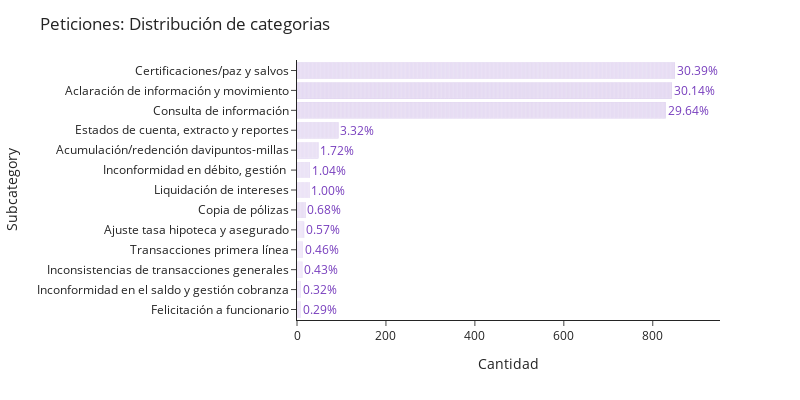

This figure's notebook cell:
### Markdown cell above
### Peticiones

### Code cell
cat = "Peticiones"
fig = plot_bar_percentage(
    df[df["category"] == cat],
    "subcategory",
    title=f"{cat}: Distribución de categorias",
    percentage=99,
)
fig.write_image(PATH_FIGS.joinpath(f"{cat}_subcategory.png"))
fig.show()

### Figure 1 — Plotly figure (JSON) as saved in the notebook; plotly's stock layout.template omitted (floating-point values rounded to 4 significant figures; data arrays with more than 128 entries replaced by an {"elided": "..."} marker saying what was removed)
{"data": [{"alignmentgroup": "True", "hovertemplate": "subcategory=%{y}<br>count=%{x}<extra></extra>", "legendgroup": "Certificaciones/paz y salvos", "marker": {"color": "rgb(129, 75, 196)", "pattern": {"shape": ""}}, "name": "Certificaciones/paz y salvos", "offsetgroup": "Certificaciones/paz y salvos", "orientation": "h", "showlegend": true, "textposition": "auto", "type": "bar", "x": {"elided": "850 int values"}, "xaxis": "x", "y": {"elided": "850 str values"}, "yaxis": "y"}, {"alignmentgroup": "True", "hovertemplate": "subcategory=%{y}<br>count=%{x}<extra></extra>", "legendgroup": "Aclaración de información y movimiento", "marker": {"color": "rgb(119, 61, 189)", "pattern": {"shape": ""}}, "name": "Aclaración de información y movimiento", "offsetgroup": "Aclaración de información y movimiento", "orientation": "h", "showlegend": true, "textposition": "auto", "type": "bar", "x": {"elided": "843 int values"}, "xaxis": "x", "y": {"elided": "843 str values"}, "yaxis": "y"}, {"alignmentgroup": "True", "hovertemplate": "subcategory=%{y}<br>count=%{x}<extra></extra>", "legendgroup": "Consulta de información", "marker": {"color": "rgb(124, 68, 192)", "pattern": {"shape": ""}}, "name": "Consulta de información", "offsetgroup": "Consulta de información", "orientation": "h", "showlegend": true, "textposition": "auto", "type": "bar", "x": {"elided": "829 int values"}, "xaxis": "x", "y": {"elided": "829 str values"}, "yaxis": "y"}, {"alignmentgroup": "True", "hovertemplate": "subcategory=%{y}<br>count=%{x}<extra></extra>", "legendgroup": "Estados de cuenta, extracto y reportes", "marker": {"color": "rgb(134, 82, 199)", "pattern": {"shape": ""}}, "name": "Estados de cuenta, extracto y reportes", "offsetgroup": "Estados de cuenta, extracto y reportes", "orientation": "h", "showlegend": true, "textposition": "auto", "type": "bar", "x": [1, 1, 1, 1, 1, 1, 1, 1, 1, 1, 1, 1, 1, 1, 1, 1, 1, 1, 1, 1, 1, 1, 1, 1, 1, 1, 1, 1, 1, 1, 1, 1, 1, 1, 1, 1, 1, 1, 1, 1, 1, 1, 1, 1, 1, 1, 1, 1, 1, 1, 1, 1, 1, 1, 1, 1, 1, 1, 1, 1, 1, 1, 1, 1, 1, 1, 1, 1, 1, 1, 1, 1, 1, 1, 1, 1, 1, 1, 1, 1, 1, 1, 1, 1, 1, 1, 1, 1, 1, 1, 1, 1, 1], "xaxis": "x", "y": ["Estados de cuenta, extracto y reportes", "Estados de cuenta, extracto y reportes", "Estados de cuenta, extracto y reportes", "Estados de cuenta, extracto y reportes", "Estados de cuenta, extracto y reportes", "Estados de cuenta, extracto y reportes", "Estados de cuenta, extracto y reportes", "Estados de cuenta, extracto y reportes", "Estados de cuenta, extracto y reportes", "Estados de cuenta, extracto y reportes", "Estados de cuenta, extracto y reportes", "Estados de cuenta, extracto y reportes", "Estados de cuenta, extracto y reportes", "Estados de cuenta, extracto y reportes", "Estados de cuenta, extracto y reportes", "Estados de cuenta, extracto y reportes", "Estados de cuenta, extracto y reportes", "Estados de cuenta, extracto y reportes", "Estados de cuenta, extracto y reportes", "Estados de cuenta, extracto y reportes", "Estados de cuenta, extracto y reportes", "Estados de cuenta, extracto y reportes", "Estados de cuenta, extracto y reportes", "Estados de cuenta, extracto y reportes", "Estados de cuenta, extracto y reportes", "Estados de cuenta, extracto y reportes", "Estados de cuenta, extracto y reportes", "Estados de cuenta, extracto y reportes", "Estados de cuenta, extracto y reportes", "Estados de cuenta, extracto y reportes", "Estados de cuenta, extracto y reportes", "Estados de cuenta, extracto y reportes", "Estados de cuenta, extracto y reportes", "Estados de cuenta, extracto y reportes", "Estados de cuenta, extracto y reportes", "Estados de cuenta, extracto y reportes", "Estados de cuenta, extracto y reportes", "Estados de cuenta, extracto y reportes", "Estados de cuenta, extracto y reportes", "Estados de cuenta, extracto y reportes", "Estados de cuenta, extracto y reportes", "Estados de cuenta, extracto y reportes", "Estados de cuenta, extracto y reportes", "Estados de cuenta, extracto y reportes", "Estados de cuenta, extracto y reportes", "Estados de cuenta, extracto y reportes", "Estados de cuenta, extracto y reportes", "Estados de cuenta, extracto y reportes", "Estados de cuenta, extracto y reportes", "Estados de cuenta, extracto y reportes", "Estados de cuenta, extracto y reportes", "Estados de cuenta, extracto y reportes", "Estados de cuenta, extracto y reportes", "Estados de cuenta, extracto y reportes", "Estados de cuenta, extracto y reportes", "Estados de cuenta, extracto y reportes", "Estados de cuenta, extracto y reportes", "Estados de cuenta, extracto y reportes", "Estados de cuenta, extracto y reportes", "Estados de cuenta, extracto y reportes", "Estados de cuenta, extracto y reportes", "Estados de cuenta, extracto y reportes", "Estados de cuenta, extracto y reportes", "Estados de cuenta, extracto y reportes", "Estados de cuenta, extracto y reportes", "Estados de cuenta, extracto y reportes", "Estados de cuenta, extracto y reportes", "Estados de cuenta, extracto y reportes", "Estados de cuenta, extracto y reportes", "Estados de cuenta, extracto y reportes", "Estados de cuenta, extracto y reportes", "Estados de cuenta, extracto y reportes", "Estados de cuenta, extracto y reportes", "Estados de cuenta, extracto y reportes", "Estados de cuenta, extracto y reportes", "Estados de cuenta, extracto y reportes", "Estados de cuenta, extracto y reportes", "Estados de cuenta, extracto y reportes", "Estados de cuenta, extracto y reportes", "Estados de cuenta, extracto y reportes", "Estados de cuenta, extracto y reportes", "Estados de cuenta, extracto y reportes", "Estados de cuenta, extracto y reportes", "Estados de cuenta, extracto y reportes", "Estados de cuenta, extracto y reportes", "Estados de cuenta, extracto y reportes", "Estados de cuenta, extracto y reportes", "Estados de cuenta, extracto y reportes", "Estados de cuenta, extracto y reportes", "Estados de cuenta, extracto y reportes", "Estados de cuenta, extracto y reportes", "Estados de cuenta, extracto y reportes", "Estados de cuenta, extracto y reportes"], "yaxis": "y"}, {"alignmentgroup": "True", "hovertemplate": "subcategory=%{y}<br>count=%{x}<extra></extra>", "legendgroup": "Acumulación/redención davipuntos-millas", "marker": {"color": "rgb(145, 95, 206)", "pattern": {"shape": ""}}, "name": "Acumulación/redención davipuntos-millas", "offsetgroup": "Acumulación/redención davipuntos-millas", "orientation": "h", "showlegend": true, "textposition": "auto", "type": "bar", "x": [1, 1, 1, 1, 1, 1, 1, 1, 1, 1, 1, 1, 1, 1, 1, 1, 1, 1, 1, 1, 1, 1, 1, 1, 1, 1, 1, 1, 1, 1, 1, 1, 1, 1, 1, 1, 1, 1, 1, 1, 1, 1, 1, 1, 1, 1, 1, 1], "xaxis": "x", "y": ["Acumulación/redención davipuntos-millas", "Acumulación/redención davipuntos-millas", "Acumulación/redención davipuntos-millas", "Acumulación/redención davipuntos-millas", "Acumulación/redención davipuntos-millas", "Acumulación/redención davipuntos-millas", "Acumulación/redención davipuntos-millas", "Acumulación/redención davipuntos-millas", "Acumulación/redención davipuntos-millas", "Acumulación/redención davipuntos-millas", "Acumulación/redención davipuntos-millas", "Acumulación/redención davipuntos-millas", "Acumulación/redención davipuntos-millas", "Acumulación/redención davipuntos-millas", "Acumulación/redención davipuntos-millas", "Acumulación/redención davipuntos-millas", "Acumulación/redención davipuntos-millas", "Acumulación/redención davipuntos-millas", "Acumulación/redención davipuntos-millas", "Acumulación/redención davipuntos-millas", "Acumulación/redención davipuntos-millas", "Acumulación/redención davipuntos-millas", "Acumulación/redención davipuntos-millas", "Acumulación/redención davipuntos-millas", "Acumulación/redención davipuntos-millas", "Acumulación/redención davipuntos-millas", "Acumulación/redención davipuntos-millas", "Acumulación/redención davipuntos-millas", "Acumulación/redención davipuntos-millas", "Acumulación/redención davipuntos-millas", "Acumulación/redención davipuntos-millas", "Acumulación/redención davipuntos-millas", "Acumulación/redención davipuntos-millas", "Acumulación/redención davipuntos-millas", "Acumulación/redención davipuntos-millas", "Acumulación/redención davipuntos-millas", "Acumulación/redención davipuntos-millas", "Acumulación/redención davipuntos-millas", "Acumulación/redención davipuntos-millas", "Acumulación/redención davipuntos-millas", "Acumulación/redención davipuntos-millas", "Acumulación/redención davipuntos-millas", "Acumulación/redención davipuntos-millas", "Acumulación/redención davipuntos-millas", "Acumulación/redención davipuntos-millas", "Acumulación/redención davipuntos-millas", "Acumulación/redención davipuntos-millas", "Acumulación/redención davipuntos-millas"], "yaxis": "y"}, {"alignmentgroup": "True", "hovertemplate": "subcategory=%{y}<br>count=%{x}<extra></extra>", "legendgroup": "Inconformidad en débito, gestión ", "marker": {"color": "rgb(150, 102, 210)", "pattern": {"shape": ""}}, "name": "Inconformidad en débito, gestión ", "offsetgroup": "Inconformidad en débito, gestión ", "orientation": "h", "showlegend": true, "textposition": "auto", "type": "bar", "x": [1, 1, 1, 1, 1, 1, 1, 1, 1, 1, 1, 1, 1, 1, 1, 1, 1, 1, 1, 1, 1, 1, 1, 1, 1, 1, 1, 1, 1], "xaxis": "x", "y": ["Inconformidad en débito, gestión ", "Inconformidad en débito, gestión ", "Inconformidad en débito, gestión ", "Inconformidad en débito, gestión ", "Inconformidad en débito, gestión ", "Inconformidad en débito, gestión ", "Inconformidad en débito, gestión ", "Inconformidad en débito, gestión ", "Inconformidad en débito, gestión ", "Inconformidad en débito, gestión ", "Inconformidad en débito, gestión ", "Inconformidad en débito, gestión ", "Inconformidad en débito, gestión ", "Inconformidad en débito, gestión ", "Inconformidad en débito, gestión ", "Inconformidad en débito, gestión ", "Inconformidad en débito, gestión ", "Inconformidad en débito, gestión ", "Inconformidad en débito, gestión ", "Inconformidad en débito, gestión ", "Inconformidad en débito, gestión ", "Inconformidad en débito, gestión ", "Inconformidad en débito, gestión ", "Inconformidad en débito, gestión ", "Inconformidad en débito, gestión ", "Inconformidad en débito, gestión ", "Inconformidad en débito, gestión ", "Inconformidad en débito, gestión ", "Inconformidad en débito, gestión "], "yaxis": "y"}, {"alignmentgroup": "True", "hovertemplate": "subcategory=%{y}<br>count=%{x}<extra></extra>", "legendgroup": "Liquidación de intereses", "marker": {"color": "rgb(155, 109, 213)", "pattern": {"shape": ""}}, "name": "Liquidación de intereses", "offsetgroup": "Liquidación de intereses", "orientation": "h", "showlegend": true, "textposition": "auto", "type": "bar", "x": [1, 1, 1, 1, 1, 1, 1, 1, 1, 1, 1, 1, 1, 1, 1, 1, 1, 1, 1, 1, 1, 1, 1, 1, 1, 1, 1, 1], "xaxis": "x", "y": ["Liquidación de intereses", "Liquidación de intereses", "Liquidación de intereses", "Liquidación de intereses", "Liquidación de intereses", "Liquidación de intereses", "Liquidación de intereses", "Liquidación de intereses", "Liquidación de intereses", "Liquidación de intereses", "Liquidación de intereses", "Liquidación de intereses", "Liquidación de intereses", "Liquidación de intereses", "Liquidación de intereses", "Liquidación de intereses", "Liquidación de intereses", "Liquidación de intereses", "Liquidación de intereses", "Liquidación de intereses", "Liquidación de intereses", "Liquidación de intereses", "Liquidación de intereses", "Liquidación de intereses", "Liquidación de intereses", "Liquidación de intereses", "Liquidación de intereses", "Liquidación de intereses"], "yaxis": "y"}, {"alignmentgroup": "True", "hovertemplate": "subcategory=%{y}<br>count=%{x}<extra></extra>", "legendgroup": "Copia de pólizas", "marker": {"color": "rgb(140, 88, 203)", "pattern": {"shape": ""}}, "name": "Copia de pólizas", "offsetgroup": "Copia de pólizas", "orientation": "h", "showlegend": true, "textposition": "auto", "type": "bar", "x": [1, 1, 1, 1, 1, 1, 1, 1, 1, 1, 1, 1, 1, 1, 1, 1, 1, 1, 1], "xaxis": "x", "y": ["Copia de pólizas", "Copia de pólizas", "Copia de pólizas", "Copia de pólizas", "Copia de pólizas", "Copia de pólizas", "Copia de pólizas", "Copia de pólizas", "Copia de pólizas", "Copia de pólizas", "Copia de pólizas", "Copia de pólizas", "Copia de pólizas", "Copia de pólizas", "Copia de pólizas", "Copia de pólizas", "Copia de pólizas", "Copia de pólizas", "Copia de pólizas"], "yaxis": "y"}, {"alignmentgroup": "True", "hovertemplate": "subcategory=%{y}<br>count=%{x}<extra></extra>", "legendgroup": "Ajuste tasa hipoteca y asegurado", "marker": {"color": "rgb(166, 122, 220)", "pattern": {"shape": ""}}, "name": "Ajuste tasa hipoteca y asegurado", "offsetgroup": "Ajuste tasa hipoteca y asegurado", "orientation": "h", "showlegend": true, "textposition": "auto", "type": "bar", "x": [1, 1, 1, 1, 1, 1, 1, 1, 1, 1, 1, 1, 1, 1, 1, 1], "xaxis": "x", "y": ["Ajuste tasa hipoteca y asegurado", "Ajuste tasa hipoteca y asegurado", "Ajuste tasa hipoteca y asegurado", "Ajuste tasa hipoteca y asegurado", "Ajuste tasa hipoteca y asegurado", "Ajuste tasa hipoteca y asegurado", "Ajuste tasa hipoteca y asegurado", "Ajuste tasa hipoteca y asegurado", "Ajuste tasa hipoteca y asegurado", "Ajuste tasa hipoteca y asegurado", "Ajuste tasa hipoteca y asegurado", "Ajuste tasa hipoteca y asegurado", "Ajuste tasa hipoteca y asegurado", "Ajuste tasa hipoteca y asegurado", "Ajuste tasa hipoteca y asegurado", "Ajuste tasa hipoteca y asegurado"], "yaxis": "y"}, {"alignmentgroup": "True", "hovertemplate": "subcategory=%{y}<br>count=%{x}<extra></extra>", "legendgroup": "Transacciones primera línea", "marker": {"color": "rgb(171, 129, 223)", "pattern": {"shape": ""}}, "name": "Transacciones primera línea", "offsetgroup": "Transacciones primera línea", "orientation": "h", "showlegend": true, "textposition": "auto", "type": "bar", "x": [1, 1, 1, 1, 1, 1, 1, 1, 1, 1, 1, 1, 1], "xaxis": "x", "y": ["Transacciones primera línea", "Transacciones primera línea", "Transacciones primera línea", "Transacciones primera línea", "Transacciones primera línea", "Transacciones primera línea", "Transacciones primera línea", "Transacciones primera línea", "Transacciones primera línea", "Transacciones primera línea", "Transacciones primera línea", "Transacciones primera línea", "Transacciones primera línea"], "yaxis": "y"}, {"alignmentgroup": "True", "hovertemplate": "subcategory=%{y}<br>count=%{x}<extra></extra>", "legendgroup": "Inconsistencias de transacciones generales", "marker": {"color": "rgb(181, 143, 230)", "pattern": {"shape": ""}}, "name": "Inconsistencias de transacciones generales", "offsetgroup": "Inconsistencias de transacciones generales", "orientation": "h", "showlegend": true, "textposition": "auto", "type": "bar", "x": [1, 1, 1, 1, 1, 1, 1, 1, 1, 1, 1, 1], "xaxis": "x", "y": ["Inconsistencias de transacciones generales", "Inconsistencias de transacciones generales", "Inconsistencias de transacciones generales", "Inconsistencias de transacciones generales", "Inconsistencias de transacciones generales", "Inconsistencias de transacciones generales", "Inconsistencias de transacciones generales", "Inconsistencias de transacciones generales", "Inconsistencias de transacciones generales", "Inconsistencias de transacciones generales", "Inconsistencias de transacciones generales", "Inconsistencias de transacciones generales"], "yaxis": "y"}, {"alignmentgroup": "True", "hovertemplate": "subcategory=%{y}<br>count=%{x}<extra></extra>", "legendgroup": "Inconformidad en el saldo y gestión cobranza", "marker": {"color": "rgb(176, 136, 227)", "pattern": {"shape": ""}}, "name": "Inconformidad en el saldo y gestión cobranza", "offsetgroup": "Inconformidad en el saldo y gestión cobranza", "orientation": "h", "showlegend": true, "textposition": "auto", "type": "bar", "x": [1, 1, 1, 1, 1, 1, 1, 1, 1], "xaxis": "x", "y": ["Inconformidad en el saldo y gestión cobranza", "Inconformidad en el saldo y gestión cobranza", "Inconformidad en el saldo y gestión cobranza", "Inconformidad en el saldo y gestión cobranza", "Inconformidad en el saldo y gestión cobranza", "Inconformidad en el saldo y gestión cobranza", "Inconformidad en el saldo y gestión cobranza", "Inconformidad en el saldo y gestión cobranza", "Inconformidad en el saldo y gestión cobranza"], "yaxis": "y"}, {"alignmentgroup": "True", "hovertemplate": "subcategory=%{y}<br>count=%{x}<extra></extra>", "legendgroup": "Felicitación a funcionario", "marker": {"color": "rgb(160, 116, 216)", "pattern": {"shape": ""}}, "name": "Felicitación a funcionario", "offsetgroup": "Felicitación a funcionario", "orientation": "h", "showlegend": true, "textposition": "auto", "type": "bar", "x": [1, 1, 1, 1, 1, 1, 1, 1], "xaxis": "x", "y": ["Felicitación a funcionario", "Felicitación a funcionario", "Felicitación a funcionario", "Felicitación a funcionario", "Felicitación a funcionario", "Felicitación a funcionario", "Felicitación a funcionario", "Felicitación a funcionario"], "yaxis": "y"}], "layout": {"annotations": [{"font": {"color": "#773dbd", "size": 12}, "showarrow": false, "text": "30.39%", "x": 850, "xanchor": "left", "y": "Certificaciones/paz y salvos", "yanchor": "middle"}, {"font": {"color": "#773dbd", "size": 12}, "showarrow": false, "text": "30.14%", "x": 843, "xanchor": "left", "y": "Aclaración de información y movimiento", "yanchor": "middle"}, {"font": {"color": "#773dbd", "size": 12}, "showarrow": false, "text": "29.64%", "x": 829, "xanchor": "left", "y": "Consulta de información", "yanchor": "middle"}, {"font": {"color": "#773dbd", "size": 12}, "showarrow": false, "text": "3.32%", "x": 93, "xanchor": "left", "y": "Estados de cuenta, extracto y reportes", "yanchor": "middle"}, {"font": {"color": "#773dbd", "size": 12}, "showarrow": false, "text": "1.72%", "x": 48, "xanchor": "left", "y": "Acumulación/redención davipuntos-millas", "yanchor": "middle"}, {"font": {"color": "#773dbd", "size": 12}, "showarrow": false, "text": "1.04%", "x": 29, "xanchor": "left", "y": "Inconformidad en débito, gestión ", "yanchor": "middle"}, {"font": {"color": "#773dbd", "size": 12}, "showarrow": false, "text": "1.00%", "x": 28, "xanchor": "left", "y": "Liquidación de intereses", "yanchor": "middle"}, {"font": {"color": "#773dbd", "size": 12}, "showarrow": false, "text": "0.68%", "x": 19, "xanchor": "left", "y": "Copia de pólizas", "yanchor": "middle"}, {"font": {"color": "#773dbd", "size": 12}, "showarrow": false, "text": "0.57%", "x": 16, "xanchor": "left", "y": "Ajuste tasa hipoteca y asegurado", "yanchor": "middle"}, {"font": {"color": "#773dbd", "size": 12}, "showarrow": false, "text": "0.46%", "x": 13, "xanchor": "left", "y": "Transacciones primera línea", "yanchor": "middle"}, {"font": {"color": "#773dbd", "size": 12}, "showarrow": false, "text": "0.43%", "x": 12, "xanchor": "left", "y": "Inconsistencias de transacciones generales", "yanchor": "middle"}, {"font": {"color": "#773dbd", "size": 12}, "showarrow": false, "text": "0.32%", "x": 9, "xanchor": "left", "y": "Inconformidad en el saldo y gestión cobranza", "yanchor": "middle"}, {"font": {"color": "#773dbd", "size": 12}, "showarrow": false, "text": "0.29%", "x": 8, "xanchor": "left", "y": "Felicitación a funcionario", "yanchor": "middle"}], "barmode": "relative", "height": 400, "legend": {"title": {"text": "subcategory"}, "tracegroupgap": 0}, "margin": {"t": 60}, "showlegend": false, "title": {"text": "Peticiones: Distribución de categorias"}, "width": 800, "xaxis": {"anchor": "y", "domain": [0, 1], "title": {"text": "Cantidad"}}, "yaxis": {"anchor": "x", "categoryarray": ["Felicitación a funcionario", "Inconformidad en el saldo y gestión cobranza", "Inconsistencias de transacciones generales", "Transacciones primera línea", "Ajuste tasa hipoteca y asegurado", "Copia de pólizas", "Liquidación de intereses", "Inconformidad en débito, gestión ", "Acumulación/redención davipuntos-millas", "Estados de cuenta, extracto y reportes", "Consulta de información", "Aclaración de información y movimiento", "Certificaciones/paz y salvos"], "categoryorder": "array", "domain": [0, 1], "title": {"text": "Subcategory"}}}}
